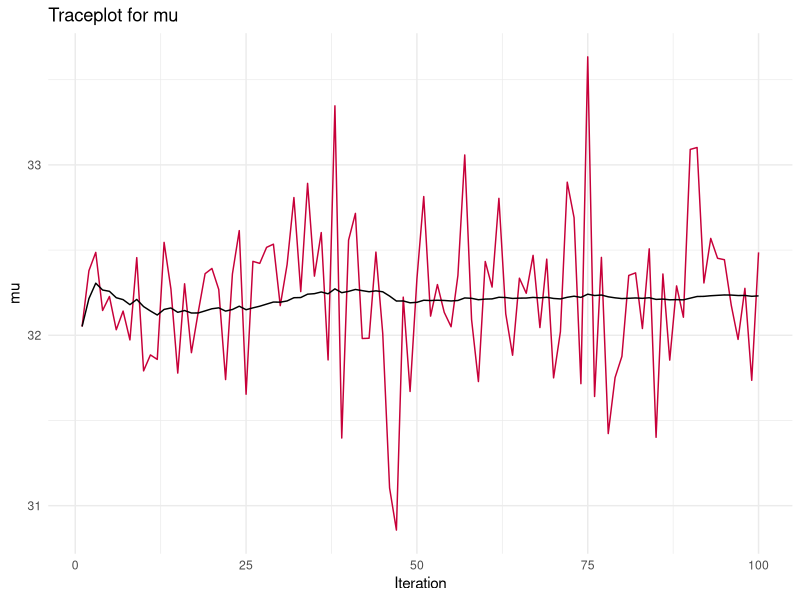
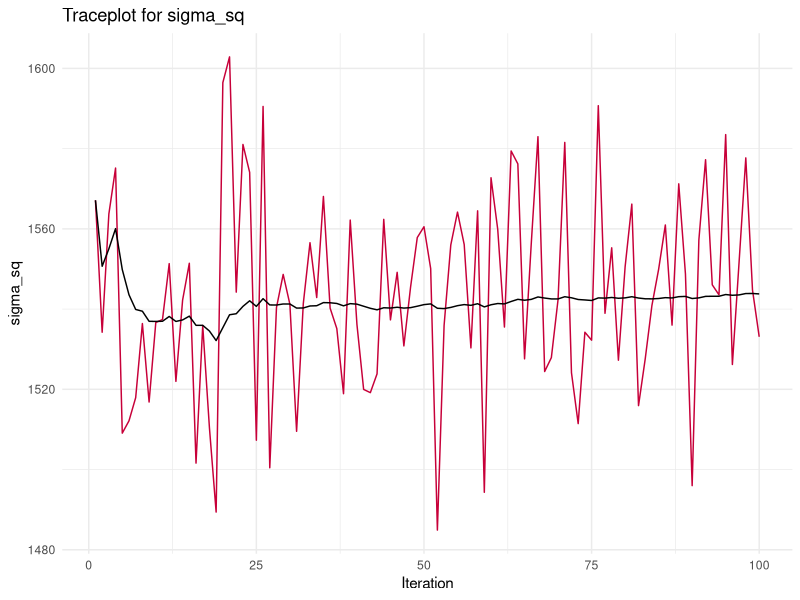
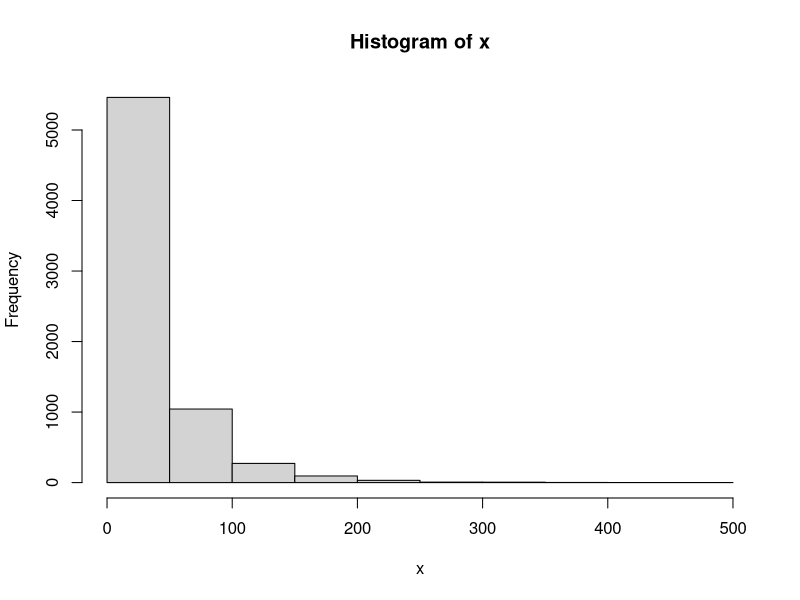
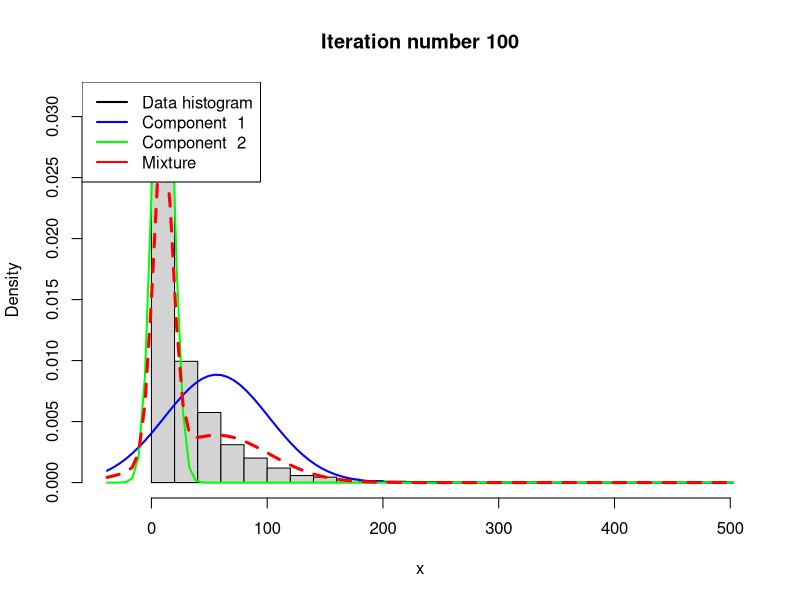
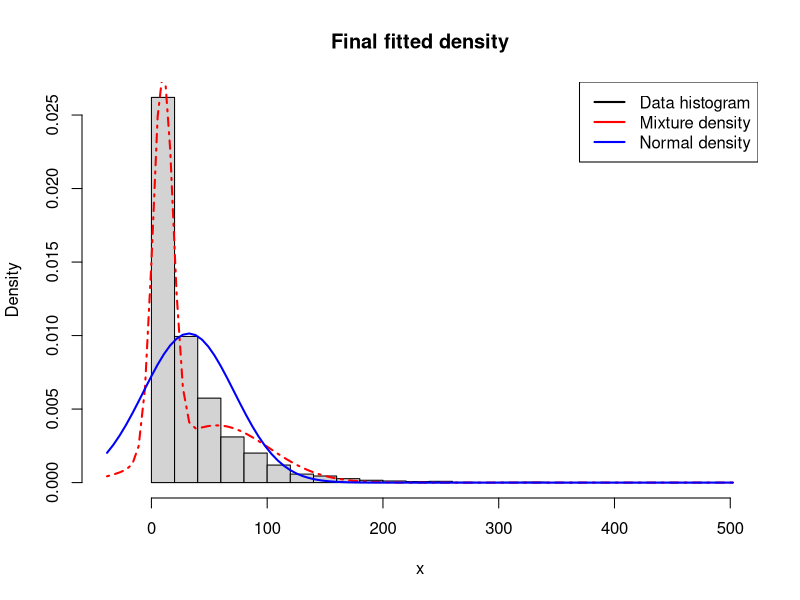
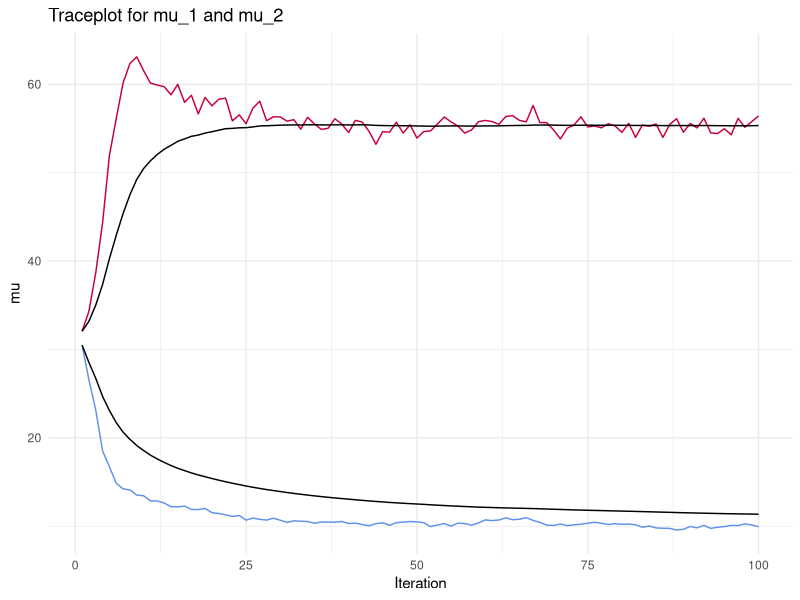
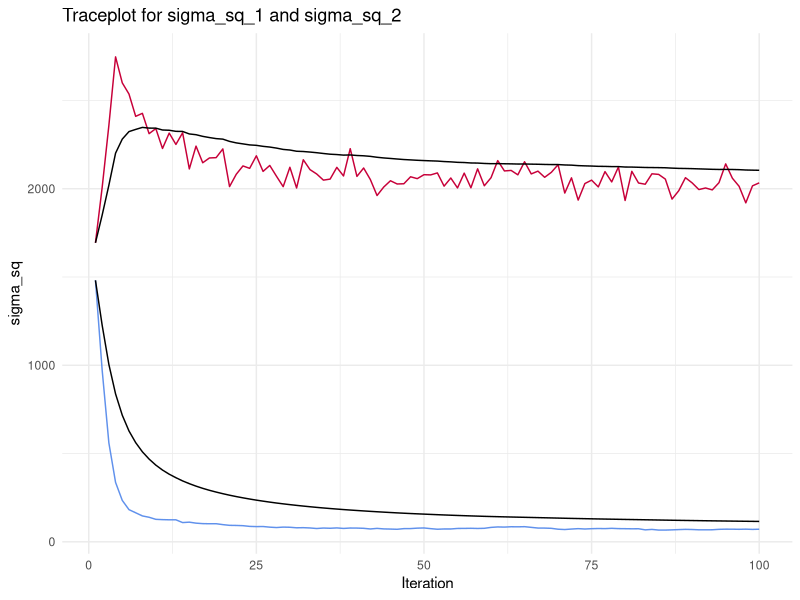
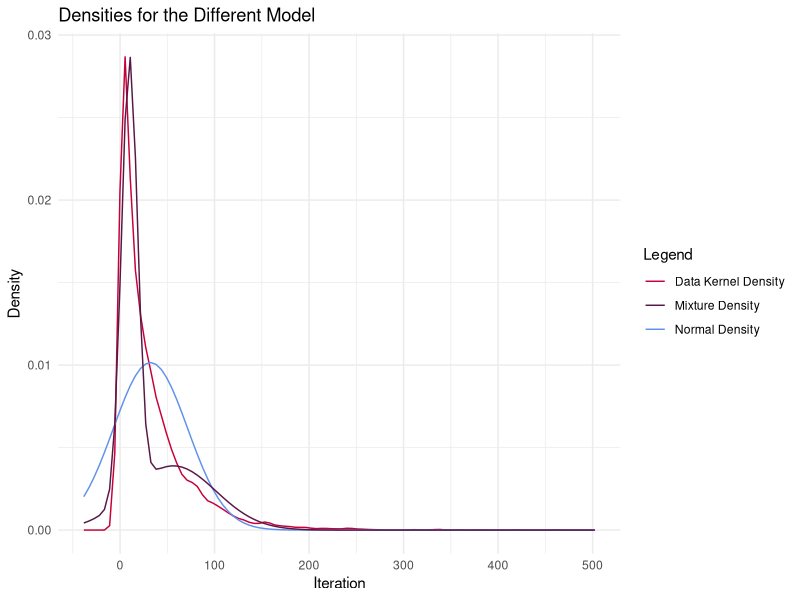

Generate these figures, in order, with R:
## ---- chunk 1
knitr::opts_chunk$set(echo = TRUE)
library(knitr)
library(ggplot2)
## ---- chunk 2

################################################################################
# Exercise 1.a i)
################################################################################

rainfall_data = read.table("data/rainfall.dat", header=FALSE)

# Prior Parameters (slides page 15)
# These are basically random, guessed or from the data
# mu
mu_0 = 0
tau_sq_0 = 1

# sigma_sq
nu_0 = 1
sigma_sq_0 = 1 # sigma is 1/nu_0

## ---- chunk 3

crinvchisq = function(n, df, s_sq) {
  samples = rchisq(n, df)
  # These are draws from the inverse chi squared
  sigma_sq = (df - 1) * s_sq / samples
  return(sigma_sq)
}

## ---- chunk 4

gibbs_sample = function(nDraws, data, default_sigma, tau_sq_0, mu_0, nu_0, sigma_sq_0) {
  
  # Posterior Parameters (Taken from lecture 2 slide 4)
  n = length(data)
  mu_n = mean(data) + mu_0
  nu_n = nu_0 + n
  default_sigma_sq = default_sigma^2
  
  # To store all iterative results
  values_df = data.frame(matrix(NA, nrow = nDraws, ncol = 2))
  
  # To save current iterative results
  values = list(mu = NaN, sigma_sq = default_sigma_sq)
  
  # As mu depends on sigma and sigma depends on mu, we need one initial value to start.
  # In this implementation the default value to start with is sigma_sq.
  
  for (i in 1:nDraws) {
    tau_sq_n = 1 / ((n/values$sigma) + (1/tau_sq_0))
    values$mu = rnorm(1, mu_n, sqrt(tau_sq_n))
    values$sigma_sq = crinvchisq(1, nu_n, (nu_0*sigma_sq_0 + sum((data - values$mu)^2))/(n + nu_0))
    values_df[i,] = values
  }
  
  colnames(values_df) = c("mu", "sigma_sq")
  return(values_df)
}

## ---- chunk 5

res = gibbs_sample(nDraws = 100,
                   data = rainfall_data$V1, 
                   default_sigma = 40,
                   tau_sq_0 = tau_sq_0,
                   mu_0 = mu_0,
                   nu_0 = nu_0,
                   sigma_sq_0 = sigma_sq_0)

kable(head(res))

## ---- chunk 6

################################################################################
# Exercise 1.a ii)
################################################################################

plotdf = data.frame(1:nrow(res), res, cumsum(res$mu)/(1:nrow(res)),
                    cumsum(res$sigma_sq)/(1:nrow(res)))
colnames(plotdf) = c("index", "mu", "sigma_sq", "mu_trailing_mean",
                     "sigma_sq_trailing_mean")

ggplot(plotdf) +
  geom_line(aes(x = index, y = mu), color = "#C70039") +
  geom_line(aes(x = index, y = mu_trailing_mean), color = "#000000") +
  labs(title = "Traceplot for mu", y = "mu",
  x = "Iteration", color = "Legend") +
  theme_minimal()

## ---- chunk 7

ggplot(plotdf) +
  geom_line(aes(x = index, y = sigma_sq), color = "#C70039") +
  geom_line(aes(x = index, y = sigma_sq_trailing_mean), color = "#000000") +
  labs(title = "Traceplot for sigma_sq", y = "sigma_sq",
  x = "Iteration", color = "Legend") +
  theme_minimal()

## ---- chunk 8

################################################################################
# Exercise 1.b)
################################################################################

# This is the script provied in 'NormalMixtureGibbs.R' with minor ajustments.

# Estimating a simple mixture of normals
# Author: Mattias Villani, IDA, Linkoping University. http://mattiasvillani.com

##########    BEGIN USER INPUT #################
# Data options
x <- as.matrix(rainfall_data$V1)

# Model options
## COMMENT: As the given model has two guassians we set this to two.
nComp <- 2    # Number of mixture components

# Prior options
alpha <- 10*rep(1,nComp) # Dirichlet(alpha)
muPrior <- rep(0,nComp) # Prior mean of mu
tau2Prior <- rep(10,nComp) # Prior std of mu
sigma2_0 <- rep(var(x),nComp) # s20 (best guess of sigma2)
nu0 <- rep(4,nComp) # degrees of freedom for prior on sigma2

# MCMC options
nIter <- 100 # Number of Gibbs sampling draws

# Plotting options
plotFit <- TRUE
lineColors <- c("blue", "green", "magenta", 'yellow')
# We removed the sleep time
sleepTime <- 0.1 # Adding sleep time between iterations for plotting
################   END USER INPUT ###############

###### Defining a function that simulates from the 
rScaledInvChi2 <- function(n, df, scale){
  return((df*scale)/rchisq(n,df=df))
}

####### Defining a function that simulates from a Dirichlet distribution
rDirichlet <- function(param){
  nCat <- length(param)
  piDraws <- matrix(NA,nCat,1)
  for (j in 1:nCat){
    piDraws[j] <- rgamma(1,param[j],1)
  }
  piDraws = piDraws/sum(piDraws) # Diving every column of piDraws by the sum of the elements in that column.
  return(piDraws)
}

# Simple function that converts between two different representations of the mixture allocation
S2alloc <- function(S){
  n <- dim(S)[1]
  alloc <- rep(0,n)
  for (i in 1:n){
    alloc[i] <- which(S[i,] == 1)
  }
  return(alloc)
}

# Initial value for the MCMC
nObs <- length(x)
S <- t(rmultinom(nObs, size = 1 , prob = rep(1/nComp,nComp))) # nObs-by-nComp matrix with component allocations.
mu <- quantile(x, probs = seq(0,1,length = nComp))
sigma2 <- rep(var(x),nComp)
probObsInComp <- rep(NA, nComp)

# Setting up the plot
xGrid <- seq(min(x)-1*apply(x,2,sd),max(x)+1*apply(x,2,sd),length = 100)
xGridMin <- min(xGrid)
xGridMax <- max(xGrid)
mixDensMean <- rep(0,length(xGrid))
effIterCount <- 0
ylim <- c(0,2*max(hist(x)$density))

# Added for stroring the draws and print the plots
all_mu = matrix(rep(NaN, nIter*nComp), nrow = nIter)
all_sigma_sq = matrix(rep(NaN, nIter*nComp), nrow = nIter)

for (k in 1:nIter){
  #message(paste('Iteration number:',k))
  alloc <- S2alloc(S) # Just a function that converts between different representations of the group allocations
  nAlloc <- colSums(S)
  #print(nAlloc)
  # Update components probabilities
  pi <- rDirichlet(alpha + nAlloc)
  
  # Update mu's
  for (j in 1:nComp){
    precPrior <- 1/tau2Prior[j]
    precData <- nAlloc[j]/sigma2[j]
    precPost <- precPrior + precData
    wPrior <- precPrior/precPost
    muPost <- wPrior*muPrior + (1-wPrior)*mean(x[alloc == j])
    tau2Post <- 1/precPost
    mu[j] <- rnorm(1, mean = muPost, sd = sqrt(tau2Post))
  }
  
  # Update sigma2's
  for (j in 1:nComp){
    sigma2[j] <- rScaledInvChi2(1, df = nu0[j] + nAlloc[j], scale = (nu0[j]*sigma2_0[j] + sum((x[alloc == j] - mu[j])^2))/(nu0[j] + nAlloc[j]))
  }
  
    all_mu[k,] = mu
    all_sigma_sq[k,] = sigma2
  
  # Update allocation
  for (i in 1:nObs){
    for (j in 1:nComp){
      probObsInComp[j] <- pi[j]*dnorm(x[i], mean = mu[j], sd = sqrt(sigma2[j]))
    }
    S[i,] <- t(rmultinom(1, size = 1 , prob = probObsInComp/sum(probObsInComp)))
  }
  
  # Printing the fitted density against data histogram
  if (plotFit && (k == nIter)){
    effIterCount <- effIterCount + 1
    hist(x, breaks = 20, freq = FALSE, xlim = c(xGridMin,xGridMax), main = paste("Iteration number",k), ylim = ylim)
    mixDens <- rep(0,length(xGrid))
    components <- c()
    for (j in 1:nComp){
      compDens <- dnorm(xGrid,mu[j],sd = sqrt(sigma2[j]))
      mixDens <- mixDens + pi[j]*compDens
      lines(xGrid, compDens, type = "l", lwd = 2, col = lineColors[j])
      components[j] <- paste("Component ",j)
    }
    mixDensMean <- ((effIterCount-1)*mixDensMean + mixDens)/effIterCount
    
    lines(xGrid, mixDens, type = "l", lty = 2, lwd = 3, col = 'red')
    legend("topleft", box.lty = 1, legend = c("Data histogram",components, 'Mixture'), 
           col = c("black",lineColors[1:nComp], 'red'), lwd = 2)
    #Sys.sleep(sleepTime)
  }
}

hist(x, breaks = 20, freq = FALSE, xlim = c(xGridMin,xGridMax), main = "Final fitted density")
lines(xGrid, mixDensMean, type = "l", lwd = 2, lty = 4, col = "red")
lines(xGrid, dnorm(xGrid, mean = mean(x), sd = apply(x,2,sd)), type = "l", lwd = 2, col = "blue")
legend("topright", box.lty = 1, legend = c("Data histogram","Mixture density","Normal density"), col=c("black","red","blue"), lwd = 2)

#########################    Helper functions    ##############################################


## ---- chunk 9

################################################################################
# Exercise 1.c)
################################################################################

mu_plot_dataframe = data.frame(1:nIter, all_mu, cumsum(all_mu[,1])/(1:nrow(all_mu)),
                               cumsum(all_mu[,2])/(1:nrow(all_mu)))
colnames(mu_plot_dataframe) = c("index", "mu_1", "mu_2",
                                "mu_1_trailing_mean", "mu_2_trailing_mean")

ggplot(mu_plot_dataframe) +
  geom_line(aes(x = index, y = mu_1), color = "#C70039") +
  geom_line(aes(x = index, y = mu_1_trailing_mean), color = "#000000") +
  geom_line(aes(x = index, y = mu_2), color = "#6091EC") +
  geom_line(aes(x = index, y = mu_2_trailing_mean), color = "#000000") +
  labs(title = "Traceplot for mu_1 and mu_2", y = "mu",
  x = "Iteration", color = "Legend") +
  theme_minimal()

## ---- chunk 10

sigma_sq_plot_dataframe = data.frame(1:nIter, all_sigma_sq, cumsum(all_sigma_sq[,1])/(1:nrow(all_sigma_sq)),
                               cumsum(all_sigma_sq[,2])/(1:nrow(all_sigma_sq)))
colnames(sigma_sq_plot_dataframe) = c("index", "sigma_sq_1", "sigma_sq_2",
                                "sigma_sq_1_trailing_mean", "sigma_sq_2_trailing_mean")

ggplot(sigma_sq_plot_dataframe) +
  geom_line(aes(x = index, y = sigma_sq_1), color = "#C70039") +
  geom_line(aes(x = index, y = sigma_sq_1_trailing_mean), color = "#000000") +
  geom_line(aes(x = index, y = sigma_sq_2), color = "#6091EC") +
  geom_line(aes(x = index, y = sigma_sq_2_trailing_mean), color = "#000000") +
  labs(title = "Traceplot for sigma_sq_1 and sigma_sq_2", y = "sigma_sq",
  x = "Iteration", color = "Legend") +
  theme_minimal()

## ---- chunk 11

x = xGrid
density_data = density(rainfall_data$V1, from = x[1], to = x[length(x)], n = length(x))$y
density_normal = dnorm(x, mean = mean(res$mu), sd = sqrt(mean(res$sigma_sq)))
density_mixture = mixDensMean

density_comparison_df = data.frame(x,
                                   density_data,
                                   density_normal,
                                   density_mixture)

ggplot(density_comparison_df) +
  geom_line(aes(x = x, y = density_data, colour = "Data Kernel Density")) +
  geom_line(aes(x = x, y = density_normal, colour = "Normal Density")) +
  geom_line(aes(x = x, y = density_mixture, colour = "Mixture Density")) +
  labs(title = "Densities for the Different Model", y = "Density",
  x = "Iteration", color = "Legend") +
  scale_color_manual("Legend", values = c("#C70039", "#581845", "#6091EC")) +
  theme_minimal()
